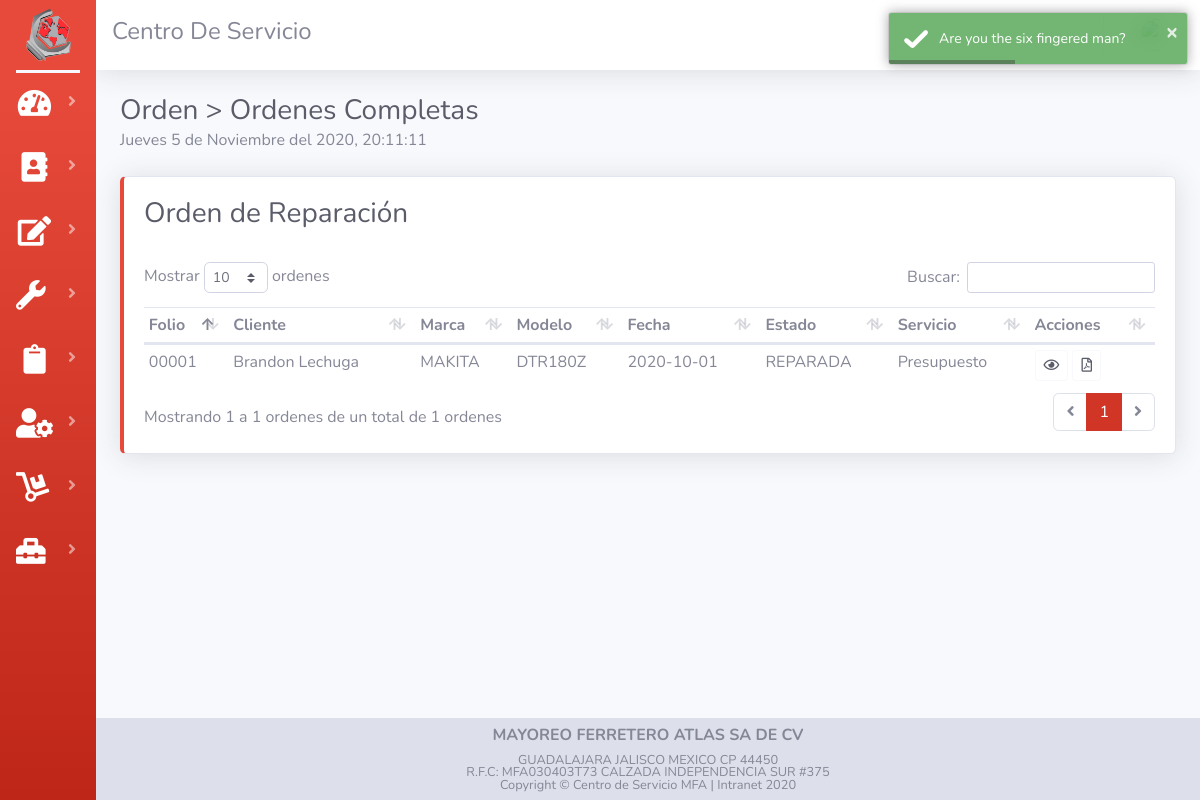
Page /listaCompleta.php on the earlier database version.
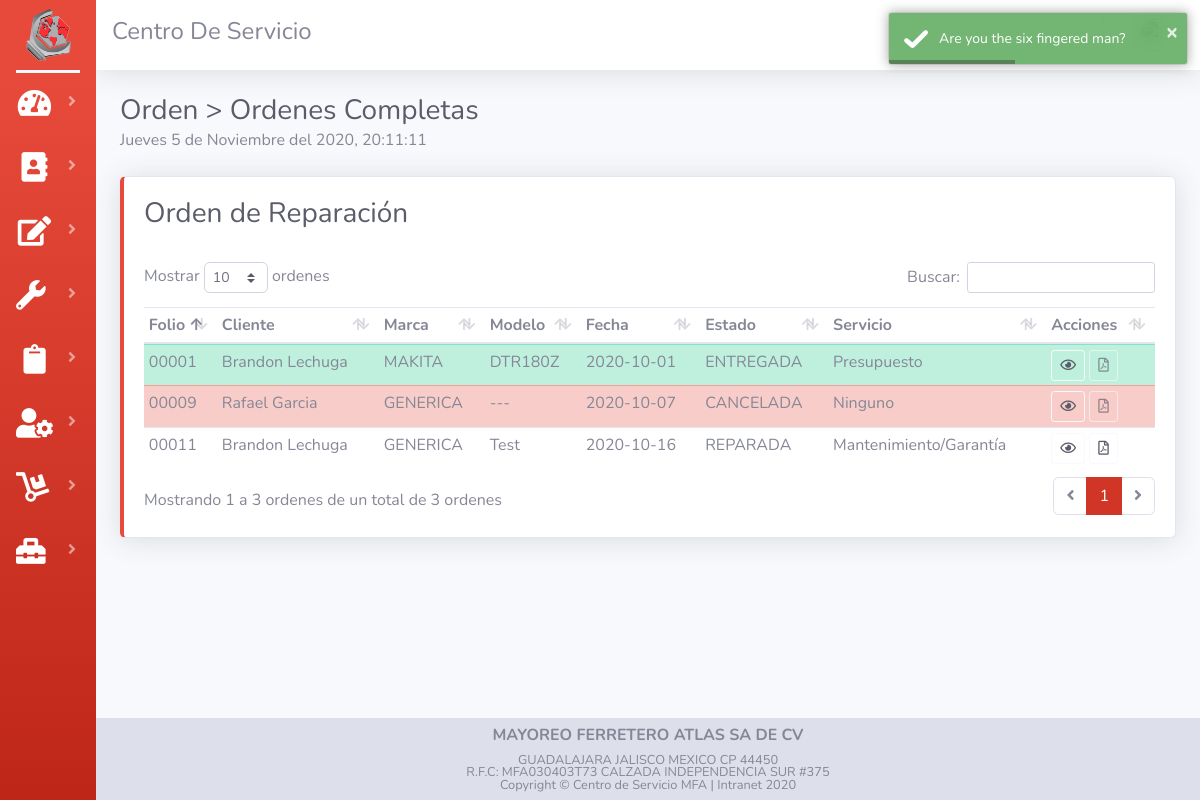
Same page on the later database version.
### tables this page shows
CREATE TABLE `tab_cliente`  (
  `id_cliente` int(11) NOT NULL AUTO_INCREMENT,
  `nom_cliente` varchar(50) NOT NULL,
  `dir_cliente` varchar(70) NOT NULL,
  `mun_cliente` varchar(25) NOT NULL,
  `cp_cliente` int(11) NOT NULL,
  `tel_cliente` varchar(20) NOT NULL,
  `rfc_cliente` varchar(15) NOT NULL,
  `mail_cliente` varchar(50) NOT NULL,
  PRIMARY KEY (`id_cliente`) USING BTREE
);

CREATE TABLE `tab_orden`  (
  `id_orden` int(11) NOT NULL AUTO_INCREMENT,
  `id_cliente` int(11) NOT NULL,
  `code_user` int(11) NOT NULL,
  `fech_entrada` date NOT NULL,
  `fech_salida` date NOT NULL,
  `status_orden` varchar(30) NOT NULL,
  `img` varchar(30) NOT NULL DEFAULT 'CSA.webp',
  `desc_herramienta` varchar(50) NOT NULL,
  `marca_herramienta` varchar(50) NOT NULL,
  `mod_herramienta` varchar(20) NOT NULL,
  `tipo_herramienta` varchar(20) NOT NULL,
  `tipo_servicio` varchar(25) NOT NULL,
  `detalle_servicio` varchar(100) NOT NULL,
  `tec_taller` varchar(30) NOT NULL,
  `pago_orden` varchar(15) NOT NULL,
  `iva_orden` varchar(15) NOT NULL,
  PRIMARY KEY (`id_orden`) USING BTREE,
  INDEX `code_user`(`code_user`) USING BTREE,
  INDEX `id_cliente`(`id_cliente`) USING BTREE
);

### listaCompleta.php (the view, shortened to what this page needs)
<?php session_start(); include("assets/controler/conexion.php");?>
<!DOCTYPE html>
<html lang="en">
<head>
    <?php  include("assets/common/header.php");?>
</head>
<body id="page-top">
    <div id="wrapper">
        <?php  include("assets/common/sidebar.php");?>
        <div id="content-wrapper" class="d-flex flex-column">
            <div id="content">
                <?php  include("assets/common/topbar.php");?>
                <div class="container-fluid">
                    <div class="d-sm-flex align-items-center justify-content-between mb-4">
                        <div>
                            <h1 class='h3 mb-0 text-gray-800'>Orden > Ordenes Completas</h1>
                            <div id="reloj" style="text-align: left;">
                            </div>
                        </div>
                    </div>
                    <div class="row">
                        <div class="col">
                            <div class="card border-left-danger shadow ">
                                <div class="card-body">
                                    <h1 class='h3 text-gray-800'>Orden de Reparación</h1>
                                    <br>
                                    <div class="table-responsive">
                                        <table class="table table-hover table-sm" id="dataTableOrden" width="100%"
                                            cellspacing="0">
                                            <thead>
                                                <tr>
                                                    <th>Folio</th>
                                                    <th>Cliente</th>
                                                    <th>Marca</th>
                                                    <th>Modelo</th>
                                                    <th>Fecha</th>
                                                    <th>Estado </th>
                                                    <th>Servicio</th>
                                                    <th>Acciones</th>
                                                </tr>
                                            </thead>
                                            <tbody>
                                                <?php
                                        $queryOrden = "SELECT id_orden, id_cliente, marca_herramienta, mod_herramienta, fech_entrada, status_orden, tipo_servicio  FROM tab_orden WHERE status_orden = 'CANCELADA' OR status_orden = 'REPARADA' OR status_orden = 'ENTREGADA' order by id_orden asc";
                                        $rsOrden = mysqli_query($con, $queryOrden) or die ("Error de consulta");
                                          while ($Orden = mysqli_fetch_array($rsOrden)) {
                                            $folio=$Orden['id_orden'];
                                            if(strlen($folio)==1){
                                                $folio="0000".$folio;
                                            }else if(strlen($folio)==2){
                                                $folio="000".$folio;
                                            }else if(strlen($folio)==3){
                                                $folio="00".$folio;
                                            }else if(strlen($folio)==4){
                                                $folio="0".$folio;
                                            }
                                            $queryCliente = "SELECT nom_cliente FROM tab_cliente WHERE id_cliente = $Orden[id_cliente]";
                                            $rsCliente = mysqli_query($con, $queryCliente) or die ("Error de consulta");
                                              while ($Cliente = mysqli_fetch_array($rsCliente)) {
                                                if ($Orden['status_orden']=="ENTREGADA") {
                                                    echo "<tr class='table-success'>";
                                                }elseif ($Orden['status_orden']=="CANCELADA") {
                                                    echo "<tr class='table-danger'>";
                                                }else{
                                                    echo "<tr>";
                                                }
                                            echo "
                                                    <td>".$folio."</td>
                                                    <td>".$Cliente['nom_cliente']."</td>
                                                    <td>".$Orden['marca_herramienta']."</td>
                                                    <td>".$Orden['mod_herramienta']."</td>
                                                    <td>".$Orden['fech_entrada']."</td>
                                                    <td>".$Orden['status_orden']."</td>
                                                    <td>".$Orden['tipo_servicio']."</td>
                                                    <td>
                                                        <button type='button' class='btn btn-outline-light text-dark btn-sm BtnOrden' data-toggle='modal' data-target='#modalOrden'value=".$Orden['id_orden'].">
                                                        <i class='far fa-eye'></i></button>
                                                ";
                                                if ($Orden['status_orden']=="CANCELADA" || $Orden['status_orden']=="ENTREGADA") {
                                                    $disabled = "disabled";
                                                }else {
                                                    $disabled = "active";
                                                }
                                            echo"
                                                        <button type='button' class='btn btn-outline-light text-dark btn-sm BtnPDF' ".$disabled." data-toggle='modal' data-target='#modalPDF'value=".$Orden['id_orden'].">
                                                        <i class='far fa-file-pdf'></i></button>
                                                    </td>
                                                </tr>
                                            ";
}
                                           }
                                             ?>
                                            </tbody>
                                        </table>
                                    </div>
                                </div>
                            </div>
                            <br>
                        </div>
                    </div>
                </div>
            </div>
            <?php  include_once("assets/common/foter.php");?>
        </div>
    </div>
</body>
</html>

### assets/common/header.php (shortened to what this page needs)
<link href="assets/vendor/fontawesome-free/css/all.min.css" rel="stylesheet" type="text/css">
<link href="assets/css/sb-admin-2.css" rel="stylesheet">
<link href="assets/css/dataTables.bootstrap4.min.css" rel="stylesheet">
<link href="assets/vendor/toastr/toastr.css" rel="stylesheet"/>
<link href="assets/css/code.css" rel="stylesheet" />
<link href="https://cdn.jsdelivr.net/gh/gitbrent/bootstrap4-toggle@3.6.1/css/bootstrap4-toggle.min.css" rel="stylesheet">

### assets/common/sidebar.php (shortened to what this page needs)
<ul class="navbar-nav bg-gradient-danger sidebar sidebar-dark accordion" id="accordionSidebar">
    <a class="sidebar-brand d-flex align-items-center justify-content-center" href="inicio">
        <div class="sidebar-brand-icon">
            <center><img src="assets\img\Logo\logo.webp" class="img-responsive" style="width: 45px;" />
            </center>
        </div>
    </a>
    <hr class="sidebar-divider my-0">
    <li class="nav-item active">
        <a class="nav-link collapsed" href="#" data-toggle="collapse" data-target="#collapseInforme"
            aria-expanded="true" aria-controls="collapseInforme">
            <i class="fas fa-fw fa-tachometer-alt"></i>
        </a>
    </li>
    <li class="nav-item active">
        <a class="nav-link collapsed" href="#" data-toggle="collapse" data-target="#collapseCliente"
            aria-expanded="true" aria-controls="collapseCliente">
            <i class="fas fa-fw fa-address-book"></i>
        </a>
    </li>
    <li class="nav-item active">
        <a class="nav-link collapsed" href="#" data-toggle="collapse" data-target="#collapseOrden" aria-expanded="true"
            aria-controls="collapseOrden">
            <i class="fas fa-fw fa-edit"></i>
        </a>
    </li>
    <li class="nav-item active">
        <a class="nav-link collapsed" href="#" data-toggle="collapse" data-target="#collapsePrestamo"
            aria-expanded="true" aria-controls="collapsePrestamo">
            <i class="fas fa-wrench"></i>
        </a>
    </li>
    <li class="nav-item active">
        <a class="nav-link collapsed" href="#" data-toggle="collapse" data-target="#collapseReportes"
            aria-expanded="true" aria-controls="collapseReportes">
            <i class="fas fa-fw fa-clipboard"></i>
        </a>
    </li>
    <li class="nav-item active">
        <a class="nav-link collapsed" href="#" data-toggle="collapse" data-target="#collapseAdministrador"
            aria-expanded="true" aria-controls="collapseAdministrador">
            <i class="fas fa-fw fa-user-cog"></i>
        </a>
    </li>
     <li class="nav-item active">
        <a class="nav-link collapsed" href="#" data-toggle="collapse" data-target="#collapseRefacciones"
            aria-expanded="true" aria-controls="collapseRefacciones">
            <i class="fas fa-dolly"></i>
        </a>
    </li>
    <li class="nav-item active">
        <a class="nav-link collapsed" href="#" data-toggle="collapse" data-target="#collapseTaller" aria-expanded="true"
            aria-controls="collapseTaller">
            <i class="fas fa-toolbox"></i>
        </a>
    </li>
</ul>

### assets/common/topbar.php (shortened to what this page needs)
<nav class="navbar navbar-expand navbar-light bg-white topbar mb-4 static-top shadow">
    <h4>Centro De Servicio</h4>
    <ul class="navbar-nav ml-auto">
        <li class="nav-item dropdown no-arrow">
            <a class="nav-link dropdown-toggle" href="#" id="userDropdown" role="button" data-toggle="dropdown" aria-haspopup="true" aria-expanded="false">
            </a>
        </li>
    </ul>
</nav>

### assets/common/foter.php
<footer class="sticky-footer bg-grey">
    <div class="container my-auto">
        <div class="copyright text-center my-auto">
            <span>
                <h6><b>MAYOREO FERRETERO ATLAS SA DE CV</b></h6>
                GUADALAJARA JALISCO MEXICO CP 44450 <br>
                R.F.C: MFA030403T73 CALZADA INDEPENDENCIA SUR #375<br>
                Copyright &copy; Centro de Servicio MFA | Intranet <?php echo date('Y'); ?>
            </span>
        </div>
    </div>
</footer>

### assets/css/code.css (style rules this page uses)
* { margin: 0; padding: 0; box-sizing: border-box; }

Differences in the rows shown:
changed tab_orden "MAKITA": status_orden "REPARADA" → "ENTREGADA"
now on this page (row edited): tab_orden: marca_herramienta "GENERICA", mod_herramienta "---", fech_entrada "2020-10-07", status_orden "CANCELADA", tipo_servicio "Ninguno"
now on this page (row edited): tab_cliente: folio "00009", nom_cliente "Rafael Garcia", $Orden['id_orden'] 9 (drawn)
now on this page (row edited): tab_orden: marca_herramienta "GENERICA", mod_herramienta "Test", fech_entrada "2020-10-16", status_orden "REPARADA", tipo_servicio "Mantenimiento/Garantía", tab_cliente (folio "00011", nom_cliente "Brandon Lechuga", $Orden['id_orden'] 11 (drawn))
Other differences:
text written by a page script: "Mostrar ordenes Buscar: Mostrando 1 a 1 ordenes de un total de 1 ordenes 1" → "Mostrar ordenes Buscar: Mostrando 1 a 3 ordenes de un total de 3 ordenes 1"
